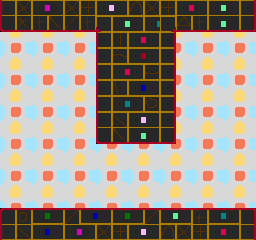

This is a level from a 2D game, rendered from its Tiled map with the project's own tilesets. A one-line summary and the complete map file follow:
An orthogonal 16x15 tile map with 16x16 px tiles, 2 tile layers (back, front) and 3 objects (Door).

<map version="1.0" orientation="orthogonal" width="16" height="15" tilewidth="16" tileheight="16">
 <tileset firstgid="1" name="tiles1" tilewidth="16" tileheight="16">
  <image source="../tiles0.gif" trans="ff00ff" width="256" height="256" />
 </tileset>
 <layer name="back" width="16" height="15">
  <data encoding="csv">
129,130,129,130,129,130,129,130,129,130,129,130,129,130,129,130,
145,146,145,146,145,146,145,146,145,146,145,146,145,146,145,146,
129,130,129,130,129,130,129,130,129,130,129,130,129,130,129,130,
145,146,145,146,145,146,145,146,145,146,145,146,145,146,145,146,
129,130,129,130,129,130,129,130,129,130,129,130,129,130,129,130,
145,146,145,146,145,146,145,146,145,146,145,146,145,146,145,146,
129,130,129,130,129,130,129,130,129,130,129,130,129,130,129,130,
145,146,145,146,145,146,145,146,145,146,145,146,145,146,145,146,
129,130,129,130,129,130,129,130,129,130,129,130,129,130,129,130,
145,146,145,146,145,146,145,146,145,146,145,146,145,146,145,146,
129,130,129,130,129,130,129,130,129,130,129,130,129,130,129,130,
145,146,145,146,145,146,145,146,145,146,145,146,145,146,145,146,
129,130,129,130,129,130,129,130,129,130,129,130,129,130,129,130,
145,146,145,146,145,146,145,146,145,146,145,146,145,146,145,146,
129,130,129,130,129,130,129,130,129,130,129,130,129,130,129,130
</data>
 </layer>
 <layer name="front" width="16" height="15">
  <data encoding="csv">
97,115,87,88,115,116,85,86,119,115,116,81,82,69,70,104,
17,19,20,21,22,20,149,69,70,71,150,23,20,5,6,24,
0,0,0,0,0,0,97,100,81,82,104,0,0,0,0,0,
0,0,0,0,0,0,113,101,83,84,120,0,0,0,0,0,
0,0,0,0,0,0,97,81,82,102,104,0,0,0,0,0,
0,0,0,0,0,0,113,103,67,68,104,0,0,0,0,0,
0,0,0,0,0,0,113,71,72,114,120,0,0,0,0,0,
0,0,0,0,0,0,113,99,85,86,120,0,0,0,0,0,
0,0,0,0,0,0,17,21,5,6,24,0,0,0,0,0,
0,0,0,0,0,0,0,0,0,0,0,0,0,0,0,0,
0,0,0,0,0,0,0,0,0,0,0,0,0,0,0,0,
0,0,0,0,0,0,0,0,0,0,0,0,0,0,0,0,
0,0,0,0,0,0,0,0,0,0,0,0,0,0,0,0,
33,34,49,50,38,51,52,49,50,38,53,54,36,55,56,40,
113,99,67,68,87,88,115,116,85,86,119,115,116,81,82,104
</data>
 </layer>
 <objectgroup name="lines" width="16" height="15" visible="0">
  <properties>
   <property name="rarity" value="0" />
   <property name="tags" value="[&quot;door&quot;]" />
  </properties>
  <object x="256" y="208">
   <polyline points="0,0 -256,0" />
  </object>
  <object x="0" y="32">
   <polyline points="0,0 96,0 96,112 176,112 176,0 256,0" />
  </object>
 </objectgroup>
 <objectgroup name="objects" width="16" height="15">
  <object name="Door" gid="1" x="128" y="184" />
 </objectgroup>
</map>
